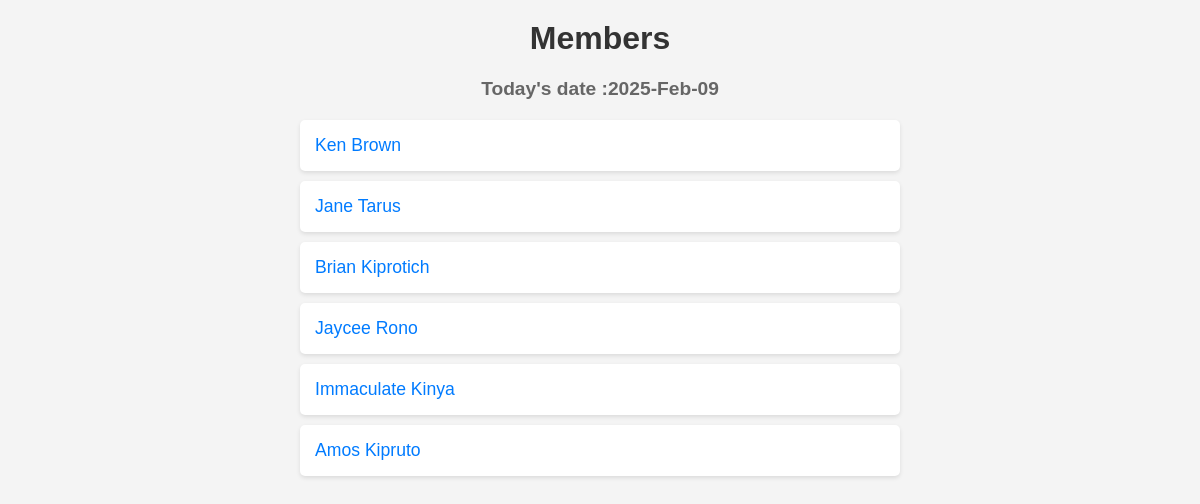
Page /members/ on the earlier database version.
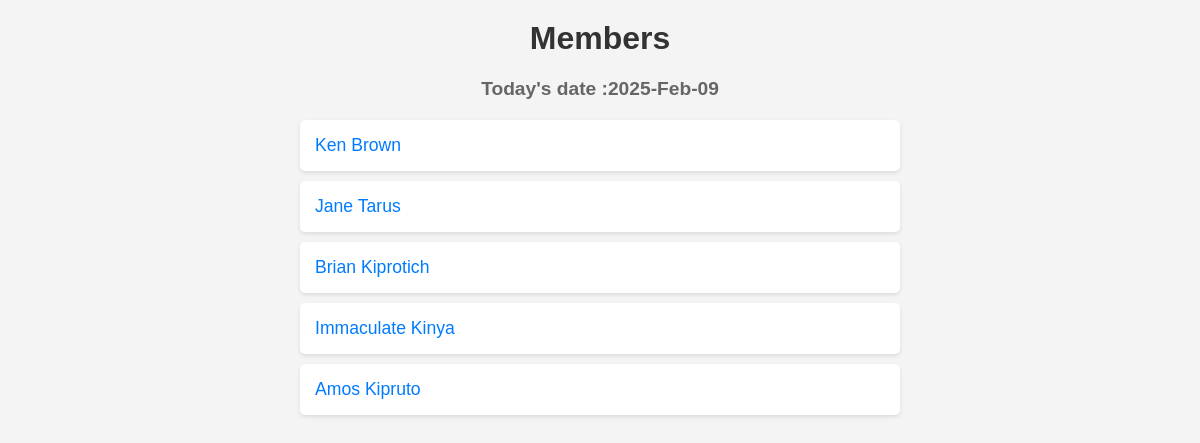
Same page on the later database version.
### members/models.py (models this page shows)
class Members(models.Model):
  firstname = models.CharField(max_length = 255)
  lastname = models.CharField(max_length = 255)
  phone = models.IntegerField(null= True)
  joined_date = models.DateField(null= True)

### members/views.py (the view)
# urls.py: path('members/', views.members, name='members'),
def members(request):
  mymembers = Members.objects.all().values()
  template = loader.get_template('all_members.html')
  context = {
    'mymembers': mymembers,
  }
  return HttpResponse(template.render(context, request))

### members/Templates/all_members.html (shortened to what this page needs)
{% extends "master.html" %}
{% load static %}
{% block content %}
  <link rel="stylesheet" href="{% static 'all-members.css' %}">
  <h1>Members</h1>
  <h3>Today's date :{% now 'Y-M-d' %}</h3>
  <ul>
    {% for x in mymembers reversed %}
    <li>
      <a href="details/{{x.id}}">{{x.firstname}} {{x.lastname}}</a>
      </li>
    {% endfor %}
  </ul>
{% endblock %}

Differences in the rows shown:
removed Members: firstname "Jaycee", lastname "Rono"
